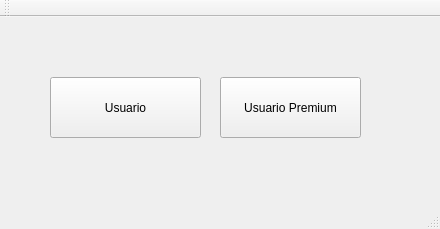
<?xml version="1.0" encoding="UTF-8"?>
<ui version="4.0">
 <class>MainWindow</class>
 <widget class="QMainWindow" name="MainWindow">
  <property name="geometry">
   <rect>
    <x>0</x>
    <y>0</y>
    <width>440</width>
    <height>229</height>
   </rect>
  </property>
  <property name="windowTitle">
   <string>MainWindow</string>
  </property>
  <widget class="QWidget" name="centralWidget">
   <widget class="QPushButton" name="pushButton">
    <property name="geometry">
     <rect>
      <x>50</x>
      <y>60</y>
      <width>151</width>
      <height>61</height>
     </rect>
    </property>
    <property name="text">
     <string>Usuario</string>
    </property>
   </widget>
   <widget class="QPushButton" name="pushButton_2">
    <property name="geometry">
     <rect>
      <x>220</x>
      <y>60</y>
      <width>141</width>
      <height>61</height>
     </rect>
    </property>
    <property name="text">
     <string>Usuario Premium</string>
    </property>
   </widget>
  </widget>
  <widget class="QMenuBar" name="menuBar">
   <property name="geometry">
    <rect>
     <x>0</x>
     <y>0</y>
     <width>440</width>
     <height>22</height>
    </rect>
   </property>
  </widget>
  <widget class="QToolBar" name="mainToolBar">
   <attribute name="toolBarArea">
    <enum>TopToolBarArea</enum>
   </attribute>
   <attribute name="toolBarBreak">
    <bool>false</bool>
   </attribute>
  </widget>
  <widget class="QStatusBar" name="statusBar"/>
 </widget>
 <layoutdefault spacing="6" margin="11"/>
 <resources/>
 <connections/>
</ui>
